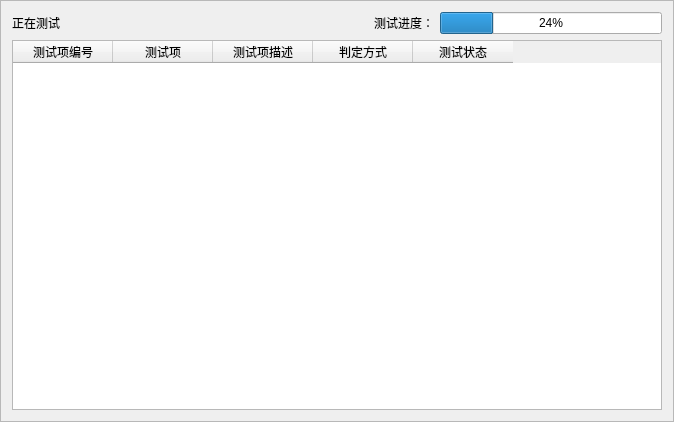
<?xml version="1.0" encoding="UTF-8"?>
<ui version="4.0">
 <class>Frame</class>
 <widget class="QFrame" name="Frame">
  <property name="geometry">
   <rect>
    <x>0</x>
    <y>0</y>
    <width>674</width>
    <height>422</height>
   </rect>
  </property>
  <property name="sizePolicy">
   <sizepolicy hsizetype="Expanding" vsizetype="Expanding">
    <horstretch>0</horstretch>
    <verstretch>0</verstretch>
   </sizepolicy>
  </property>
  <property name="windowTitle">
   <string>Frame</string>
  </property>
  <property name="frameShape">
   <enum>QFrame::StyledPanel</enum>
  </property>
  <property name="frameShadow">
   <enum>QFrame::Raised</enum>
  </property>
  <layout class="QVBoxLayout" name="verticalLayout">
   <item>
    <layout class="QHBoxLayout" name="horizontalLayout">
     <item>
      <widget class="QLabel" name="nowTesting">
       <property name="text">
        <string>正在测试</string>
       </property>
      </widget>
     </item>
     <item>
      <spacer name="horizontalSpacer">
       <property name="orientation">
        <enum>Qt::Horizontal</enum>
       </property>
       <property name="sizeHint" stdset="0">
        <size>
         <width>308</width>
         <height>20</height>
        </size>
       </property>
      </spacer>
     </item>
     <item>
      <widget class="QLabel" name="label_2">
       <property name="text">
        <string>测试进度：</string>
       </property>
      </widget>
     </item>
     <item>
      <widget class="QProgressBar" name="progressBar">
       <property name="value">
        <number>24</number>
       </property>
      </widget>
     </item>
    </layout>
   </item>
   <item>
    <widget class="QTableWidget" name="testItemTable">
     <property name="editTriggers">
      <set>QAbstractItemView::NoEditTriggers</set>
     </property>
     <property name="selectionMode">
      <enum>QAbstractItemView::SingleSelection</enum>
     </property>
     <property name="selectionBehavior">
      <enum>QAbstractItemView::SelectRows</enum>
     </property>
     <attribute name="verticalHeaderVisible">
      <bool>false</bool>
     </attribute>
     <column>
      <property name="text">
       <string>测试项编号</string>
      </property>
     </column>
     <column>
      <property name="text">
       <string>测试项</string>
      </property>
     </column>
     <column>
      <property name="text">
       <string>测试项描述</string>
      </property>
     </column>
     <column>
      <property name="text">
       <string>判定方式</string>
      </property>
     </column>
     <column>
      <property name="text">
       <string>测试状态</string>
      </property>
     </column>
    </widget>
   </item>
  </layout>
 </widget>
 <resources/>
 <connections/>
</ui>
